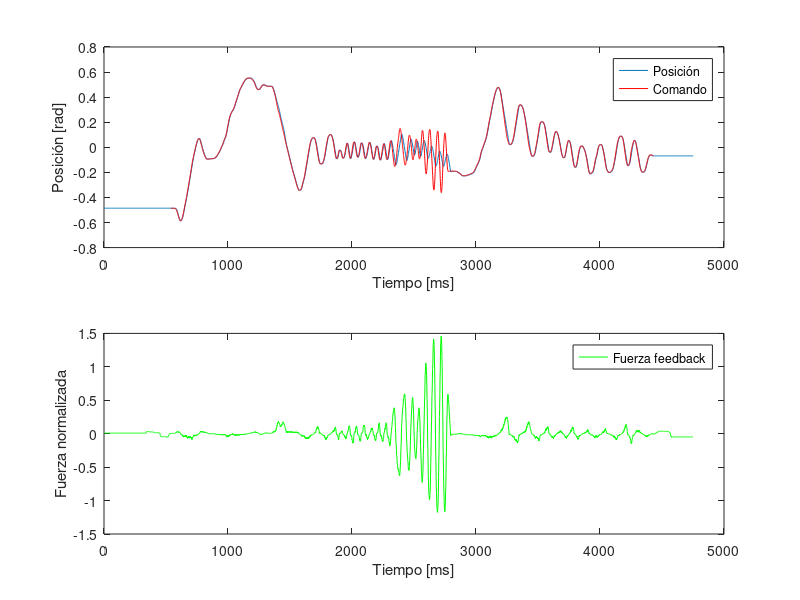

This figure's MATLAB source:
load('scorbot_test.mat')



subplot(2,1,1);
plot(time, base)
hold on;
plot(time_cmd, cmd, 'r')

legend('Posición', 'Comando')
xlabel('Tiempo [ms]');
ylabel('Posición [rad]');

subplot(2,1,2); 
set(gca,'xtick',[],'ytick',[])
plot(time_force, force_x, 'g')
legend('Fuerza feedback')
xlabel('Tiempo [ms]');
ylabel('Fuerza normalizada');